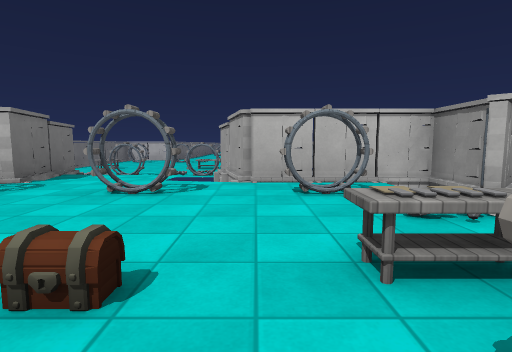
[1] (above)

24 first-person views from a walk through a Godot game level. The camera is 1.2 m above the floor, tilts 6° down and sees 80° across. The floor is counted in squares, 2 m on a side. Each view is taken from the middle of a square. On the plan, view 1 faces up. The plan holds only what a view shows up to about 9 squares ahead; the rest is blank. The place goes on beyond the plan. Some surface patterns are stand-ins.

[2]
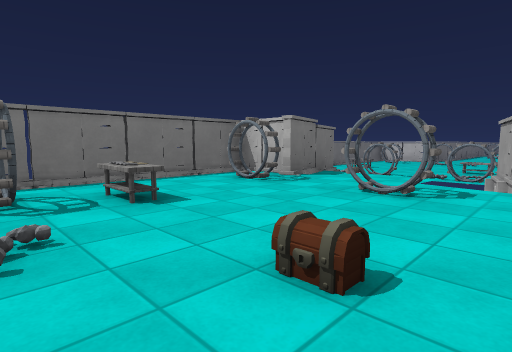

[3]
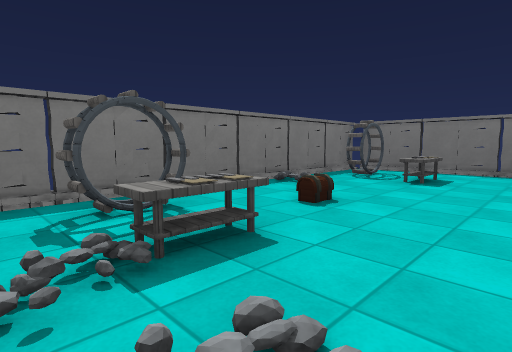

[4]
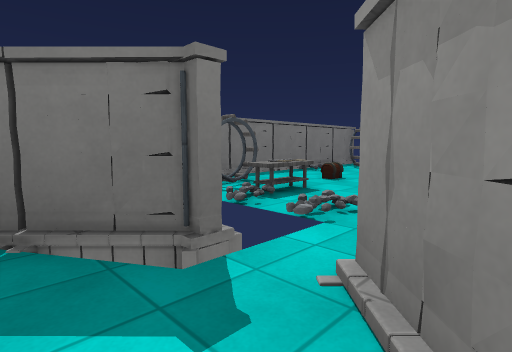

[5]
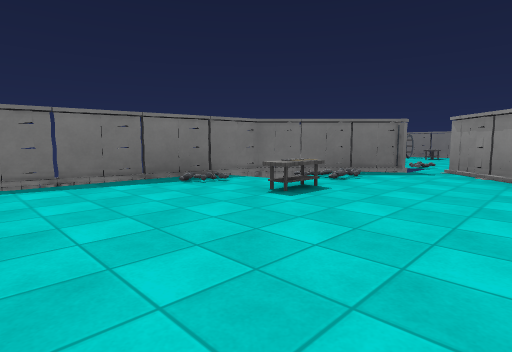

[6]
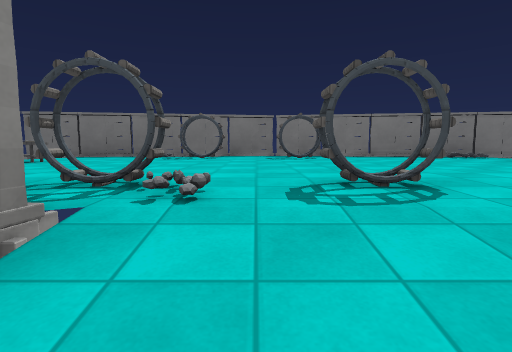

[7]
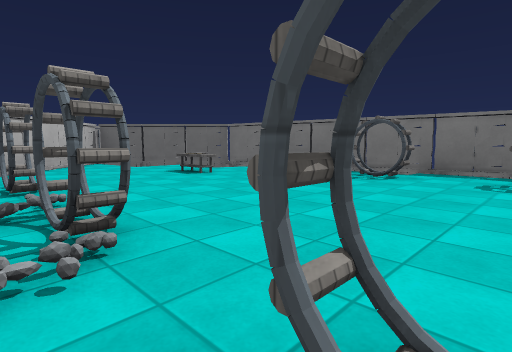

[8]
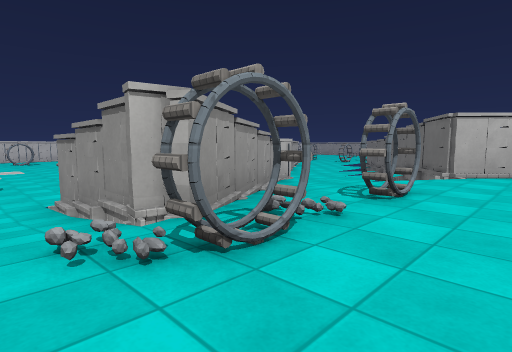

[9]
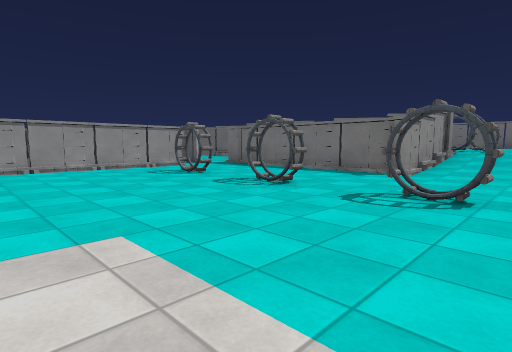

[10]
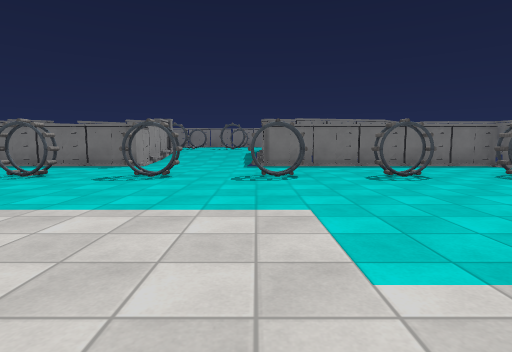

[11]
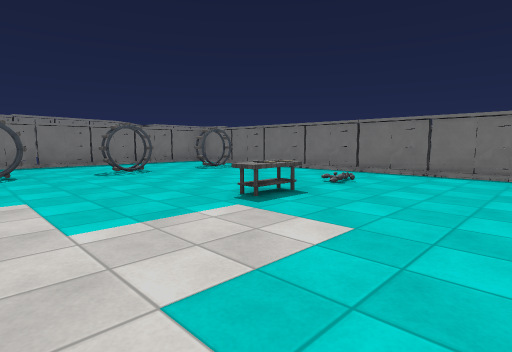

[12]
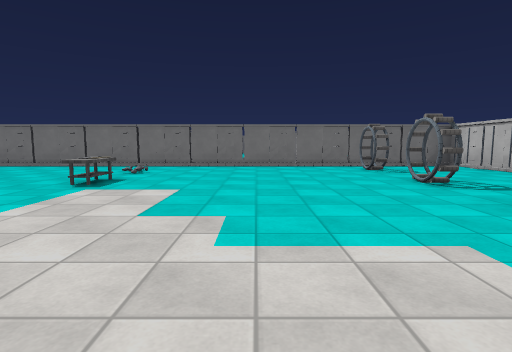

[13]
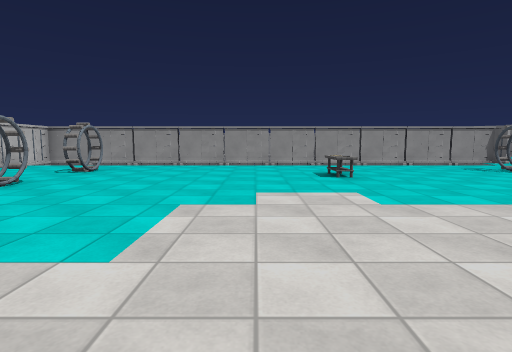

[14]
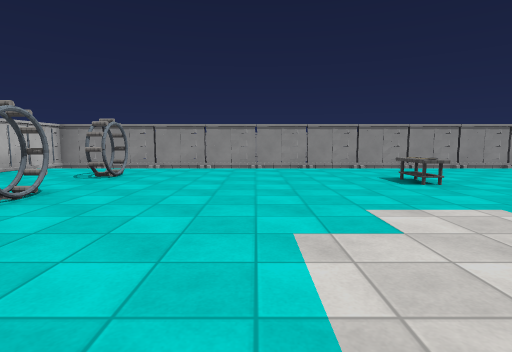

[15]
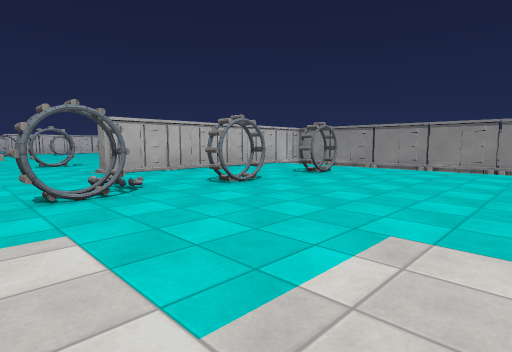

[16]
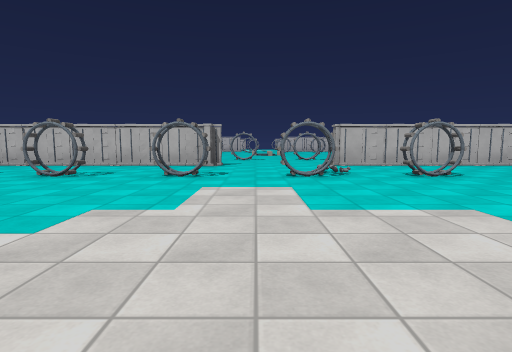

[17]
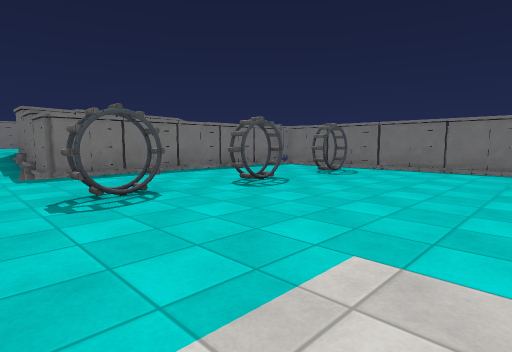

[18]
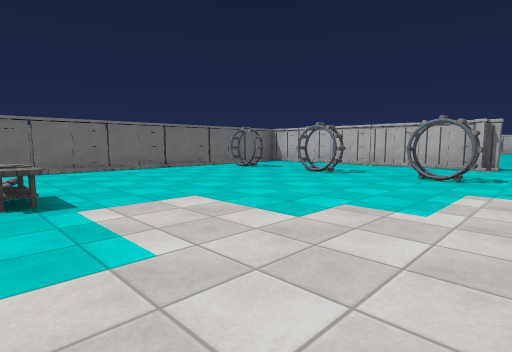

[19]
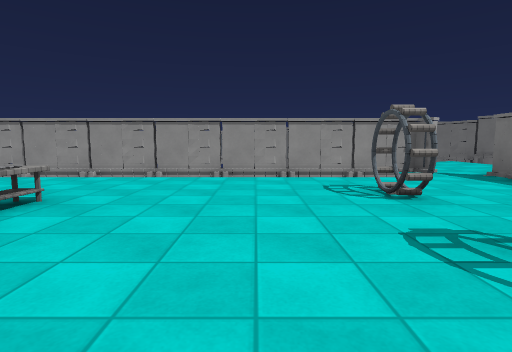

[20]
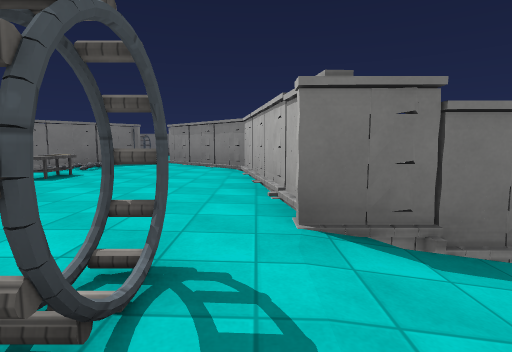

[21]
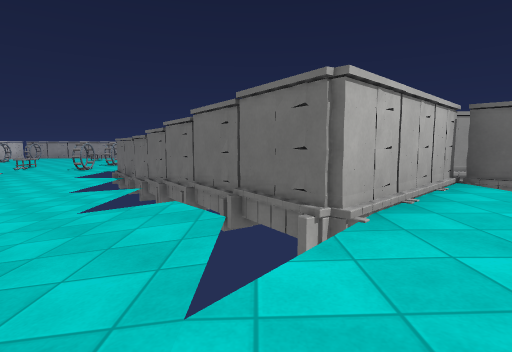

[22]
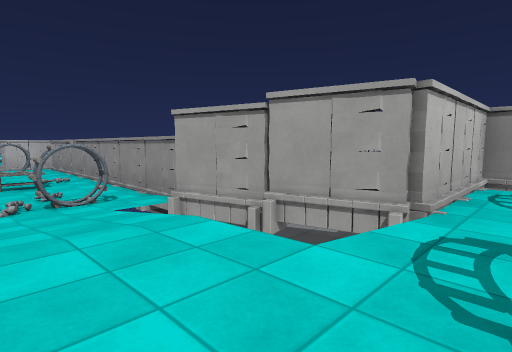

[23]
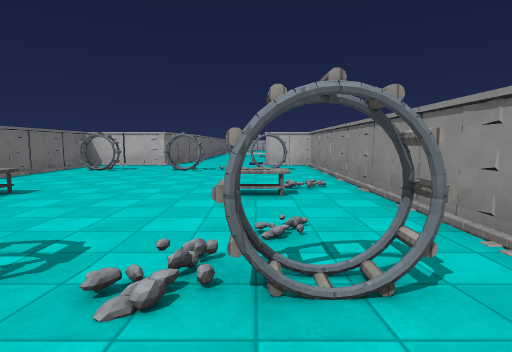

[24]
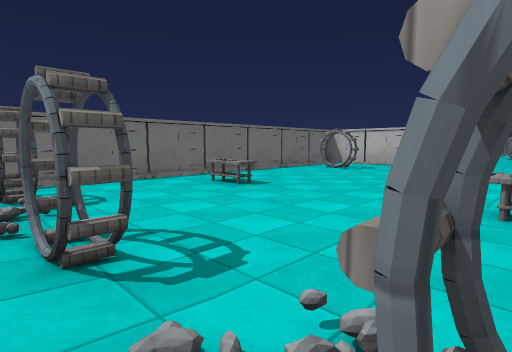

### Floor plan
Key: @ floor where view 1 was taken; # wall or solid block; x gap in a wall; . main floor; : floor 0.5 m higher than the main floor; + floor 0.75 m higher than the main floor; / step, stairs or slope; = window, fence, low wall or low ledge; ^ raised ledge; v drop or lower ground.
Columns run from 8 left of view 1 to 25 right of it. Each row starts with its distance up from view 1.
 28                     ..
 27                     .#
 26                     ..
 25            ########...#######
 24            #...............##
 23            #...............#
 22            #.#.#..#.#.#..#.#
 21            #...............#
 20            #...............#
 19            #...............#
 18         x  #...............#
 17 #x#.#.#x#  #...............#
 16 #.......#  #...^........^..#
 15 #.......#  #...............#
 14 #.......#  #...............#
 13 #.......#  #...............##   ..
 12 #.^...^.#  #.#.#..#.#.#..#.=## ...
 11 #.......#  #................#....
 10 #.....#.#  x.............##......#
  9   #//..##   #######..#####.... ###
  8      //#          # /####///  ##
  7     #//#vv      =##//##::///##
  6     #++#vv   ###+++++//+++ ##
  5    ##++######++++++#++#+#++##
  4    ##+##+###++++++++++++++++#
  3    #++++++++++++++++++++++++#
  2    #++++++##+++++++++++++++##
  1    #+++++=#### ++++#+++++ ##
  0    ###++@ ## #####+++######
 -1     #######      ######

Where each view was taken, in squares from view 1:
view 1: 0 up, 0 right, facing up
view 2: 0 up, 0 right, facing up-left
view 3: 3 up, 2 right, facing down-left
view 4: 4 up, 4 right, facing down-left
view 5: 5 up, 10 right, facing down-left
view 6: 8 up, 12 right, facing down
view 7: 6 up, 11 right, facing down-right
view 8: 4 up, 12 right, facing up-right
view 9: 16 up, 11 right, facing down-right
view 10: 18 up, 10 right, facing down
view 11: 19 up, 10 right, facing down-left
view 12: 19 up, 12 right, facing left
view 13: 18 up, 10 right, facing right
view 14: 19 up, 11 right, facing right
view 15: 18 up, 11 right, facing up-right
view 16: 16 up, 11 right, facing up
view 17: 16 up, 11 right, facing down-left
view 18: 16 up, 11 right, facing up-left
view 19: 14 up, 13 right, facing right
view 20: 6 up, 12 right, facing left
view 21: 6 up, 16 right, facing right
view 22: 4 up, 3 left, facing up-right
view 23: 8 up, 2 left, facing up
view 24: 9 up, 2 left, facing up-left
